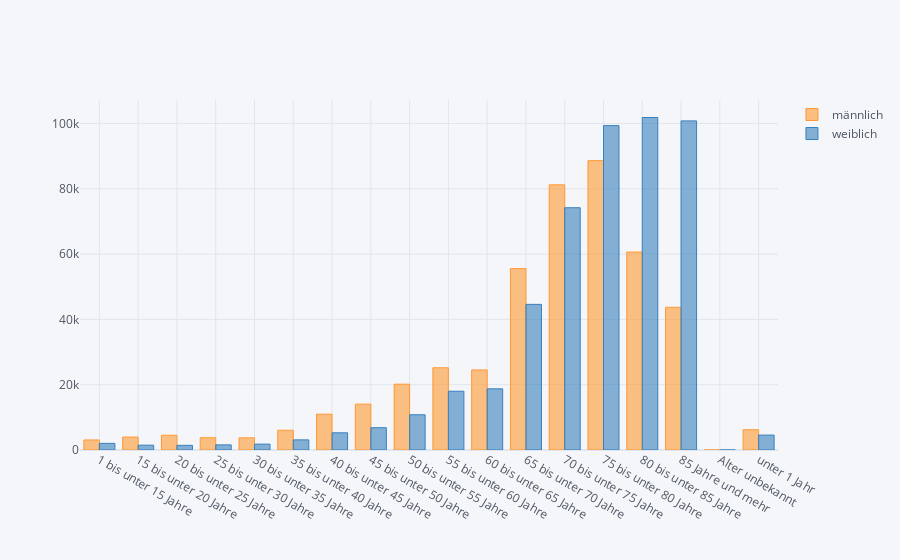

Write notebook code for a chart like this one.
### Code cell
df.loc[1980, "Insgesamt"].unstack().T.iplot(kind="bar", subplots=False)

### Figure 1 — Plotly figure (JSON) as saved in the notebook; plotly's stock layout.template omitted (floating-point values rounded to 4 significant figures)
{"data": [{"marker": {"color": "rgba(255, 153, 51, 0.6)", "line": {"color": "rgba(255, 153, 51, 1.0)", "width": 1}}, "name": "männlich", "orientation": "v", "text": "", "type": "bar", "x": ["1 bis unter 15 Jahre", "15 bis unter 20 Jahre", "20 bis unter 25 Jahre", "25 bis unter 30 Jahre", "30 bis unter 35 Jahre", "35 bis unter 40 Jahre", "40 bis unter 45 Jahre", "45 bis unter 50 Jahre", "50 bis unter 55 Jahre", "55 bis unter 60 Jahre", "60 bis unter 65 Jahre", "65 bis unter 70 Jahre", "70 bis unter 75 Jahre", "75 bis unter 80 Jahre", "80 bis unter 85 Jahre", "85 Jahre und mehr", "Alter unbekannt", "unter 1 Jahr"], "y": [3076, 3965, 4521, 3762, 3721, 6039, 10964, 14050, 20153, 25186, 24519, 55561, 81214, 88624, 60632, 43720, 5, 6205]}, {"marker": {"color": "rgba(55, 128, 191, 0.6)", "line": {"color": "rgba(55, 128, 191, 1.0)", "width": 1}}, "name": "weiblich", "orientation": "v", "text": "", "type": "bar", "x": ["1 bis unter 15 Jahre", "15 bis unter 20 Jahre", "20 bis unter 25 Jahre", "25 bis unter 30 Jahre", "30 bis unter 35 Jahre", "35 bis unter 40 Jahre", "40 bis unter 45 Jahre", "45 bis unter 50 Jahre", "50 bis unter 55 Jahre", "55 bis unter 60 Jahre", "60 bis unter 65 Jahre", "65 bis unter 70 Jahre", "70 bis unter 75 Jahre", "75 bis unter 80 Jahre", "80 bis unter 85 Jahre", "85 Jahre und mehr", "Alter unbekannt", "unter 1 Jahr"], "y": [2030, 1480, 1426, 1571, 1805, 3104, 5267, 6827, 10796, 18003, 18744, 44609, 74204, 99357, 101841, 100802, 5, 4568]}], "layout": {"legend": {"bgcolor": "#F5F6F9", "font": {"color": "#4D5663"}}, "paper_bgcolor": "#F5F6F9", "plot_bgcolor": "#F5F6F9", "title": {"font": {"color": "#4D5663"}}, "xaxis": {"gridcolor": "#E1E5ED", "showgrid": true, "tickfont": {"color": "#4D5663"}, "title": {"font": {"color": "#4D5663"}, "text": ""}, "zerolinecolor": "#E1E5ED"}, "yaxis": {"gridcolor": "#E1E5ED", "showgrid": true, "tickfont": {"color": "#4D5663"}, "title": {"font": {"color": "#4D5663"}, "text": ""}, "zerolinecolor": "#E1E5ED"}}}
